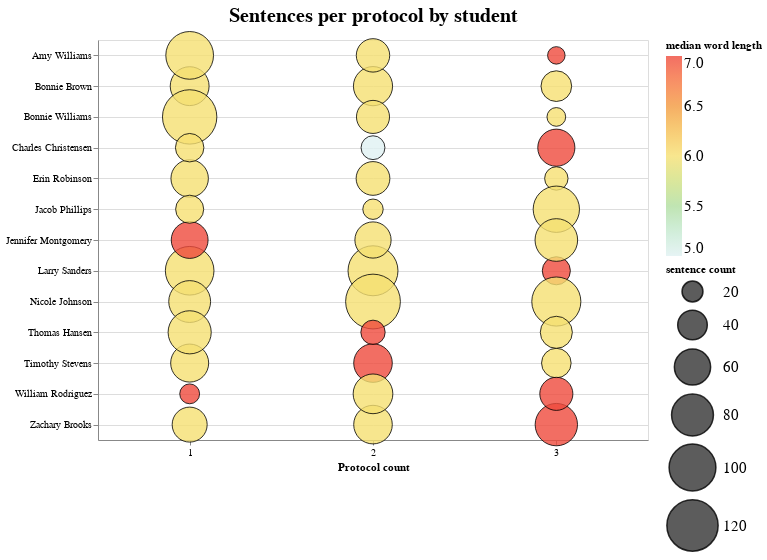

Notebook cell for this chart:
### Code cell
import altair as alt

alt.Chart(source).mark_circle(
    opacity=0.8,
    stroke='black',
    strokeWidth=1
).encode(
    alt.X('author_day:Q', scale=alt.Scale(domain=[0.5, 3.5]),axis=alt.Axis(grid=False,tickMinStep=1), title='Protocol count'),
    alt.Y('author:N',axis=alt.Axis(grid=True),  title=" "),
    alt.Size('sentence_count',
        scale=alt.Scale(range=[0, 3000]),
        legend=alt.Legend(title='sentence count')
    ),
   color = alt.Color('median_word_len', legend=alt.Legend(title='median word length'),  scale=alt.Scale(scheme='lightmulti')),
   tooltip=[
        alt.Tooltip('median_word_len:Q', title='Word len'),
        alt.Tooltip('sentence_count:Q', title='Sentence count')
    ]
).properties(
    width=500,
    height=500
).properties(height=400, width=550, title='Sentences per protocol by student').configure(font='OpenSans').configure_legend(
    symbolSize=150,
    labelFontSize=15,
    titleFontSize=15,
    padding = 40
).configure_title(
    fontSize=20,
    color='#000000',
).configure_legend(
    symbolSize=100,
    labelFontSize=15
)

### Figure 1 — Vega-Lite specification as saved in the notebook (floating-point values rounded to 4 significant figures)
{"config": {"view": {"continuousWidth": 400, "continuousHeight": 300}, "font": "OpenSans", "legend": {"labelFontSize": 15, "symbolSize": 100}, "title": {"color": "#000000", "fontSize": 20}}, "data": {"name": "data-1f11f1afbe81fb9ac19e8d03aefefe4c"}, "mark": {"type": "circle", "opacity": 0.8, "stroke": "black", "strokeWidth": 1}, "encoding": {"color": {"type": "quantitative", "field": "median_word_len", "legend": {"title": "median word length"}, "scale": {"scheme": "lightmulti"}}, "size": {"type": "quantitative", "field": "sentence_count", "legend": {"title": "sentence count"}, "scale": {"range": [0, 3000]}}, "tooltip": [{"type": "quantitative", "field": "median_word_len", "title": "Word len"}, {"type": "quantitative", "field": "sentence_count", "title": "Sentence count"}], "x": {"type": "quantitative", "axis": {"grid": false, "tickMinStep": 1}, "field": "author_day", "scale": {"domain": [0.5, 3.5]}, "title": "Protocol count"}, "y": {"type": "nominal", "axis": {"grid": true}, "field": "author", "title": null}}, "height": 400, "title": "Sentences per protocol by student", "width": 550, "$schema": "https://vega.github.io/schema/vega-lite/v4.8.1.json", "datasets": {"data-1f11f1afbe81fb9ac19e8d03aefefe4c": [{"author_day": 1, "author": "Erin Robinson", "sentence_count": 64, "median_word_len": 6}, {"author_day": 1, "author": "Bonnie Brown", "sentence_count": 69, "median_word_len": 6}, {"author_day": 1, "author": "Timothy Stevens", "sentence_count": 66, "median_word_len": 6}, {"author_day": 1, "author": "Larry Sanders", "sentence_count": 108, "median_word_len": 6}, {"author_day": 1, "author": "Zachary Brooks", "sentence_count": 56, "median_word_len": 6}, {"author_day": 1, "author": "William Rodriguez", "sentence_count": 18, "median_word_len": 7}, {"author_day": 1, "author": "Amy Williams", "sentence_count": 104, "median_word_len": 6}, {"author_day": 1, "author": "Bonnie Williams", "sentence_count": 135, "median_word_len": 6}, {"author_day": 1, "author": "Nicole Johnson", "sentence_count": 80, "median_word_len": 6}, {"author_day": 1, "author": "Thomas Hansen", "sentence_count": 85, "median_word_len": 6}, {"author_day": 1, "author": "Jennifer Montgomery", "sentence_count": 62, "median_word_len": 7}, {"author_day": 1, "author": "Jacob Phillips", "sentence_count": 36, "median_word_len": 6}, {"author_day": 1, "author": "Charles Christensen", "sentence_count": 37, "median_word_len": 6}, {"author_day": 2, "author": "Bonnie Brown", "sentence_count": 70, "median_word_len": 6}, {"author_day": 2, "author": "Erin Robinson", "sentence_count": 52, "median_word_len": 6}, {"author_day": 2, "author": "Timothy Stevens", "sentence_count": 68, "median_word_len": 7}, {"author_day": 2, "author": "Larry Sanders", "sentence_count": 114, "median_word_len": 6}, {"author_day": 2, "author": "Zachary Brooks", "sentence_count": 68, "median_word_len": 6}, {"author_day": 2, "author": "Amy Williams", "sentence_count": 51, "median_word_len": 6}, {"author_day": 2, "author": "William Rodriguez", "sentence_count": 72, "median_word_len": 6}, {"author_day": 2, "author": "Bonnie Williams", "sentence_count": 50, "median_word_len": 6}, {"author_day": 2, "author": "Nicole Johnson", "sentence_count": 137, "median_word_len": 6}, {"author_day": 2, "author": "Thomas Hansen", "sentence_count": 27, "median_word_len": 7}, {"author_day": 2, "author": "Charles Christensen", "sentence_count": 26, "median_word_len": 5}, {"author_day": 2, "author": "Jacob Phillips", "sentence_count": 19, "median_word_len": 6}, {"author_day": 2, "author": "Jennifer Montgomery", "sentence_count": 60, "median_word_len": 6}, {"author_day": 3, "author": "Erin Robinson", "sentence_count": 25, "median_word_len": 6}, {"author_day": 3, "author": "Bonnie Brown", "sentence_count": 43, "median_word_len": 6}, {"author_day": 3, "author": "Timothy Stevens", "sentence_count": 40, "median_word_len": 6}, {"author_day": 3, "author": "Larry Sanders", "sentence_count": 36, "median_word_len": 7}, {"author_day": 3, "author": "Zachary Brooks", "sentence_count": 82, "median_word_len": 7}, {"author_day": 3, "author": "William Rodriguez", "sentence_count": 50, "median_word_len": 7}, {"author_day": 3, "author": "Amy Williams", "sentence_count": 14, "median_word_len": 7}, {"author_day": 3, "author": "Bonnie Williams", "sentence_count": 16, "median_word_len": 6}, {"author_day": 3, "author": "Nicole Johnson", "sentence_count": 110, "median_word_len": 6}, {"author_day": 3, "author": "Jacob Phillips", "sentence_count": 98, "median_word_len": 6}, {"author_day": 3, "author": "Charles Christensen", "sentence_count": 63, "median_word_len": 7}, {"author_day": 3, "author": "Thomas Hansen", "sentence_count": 47, "median_word_len": 6}, {"author_day": 3, "author": "Jennifer Montgomery", "sentence_count": 83, "median_word_len": 6}]}}
